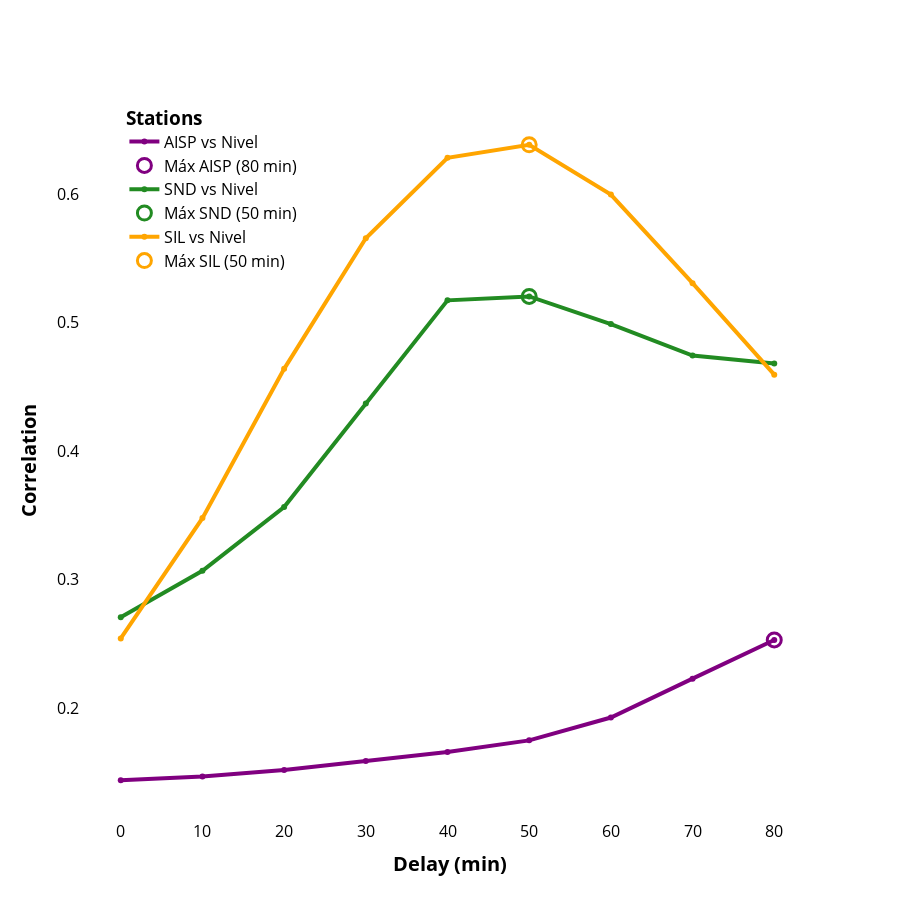

Notebook cell for this chart:
### Code cell
def cross_correlation(x, y, lag_step=10, min_delay=0, max_delay=80):
    corr = correlate(x, y, mode='full')
    lags = np.arange(-len(x) + 1, len(x))
    norm_factor = np.array([len(x) - abs(lag) for lag in lags])
    corr_norm = corr / norm_factor
    lags_minutes = lags * lag_step

    mask = (lags_minutes >= min_delay) & (lags_minutes <= max_delay)
    lags_minutes_filtered = lags_minutes[mask]
    corr_norm_filtered = corr_norm[mask]

    best_idx = np.argmax(np.abs(corr_norm_filtered))
    best_lag = lags_minutes_filtered[best_idx]
    best_corr = corr_norm_filtered[best_idx]

    return lags_minutes_filtered, corr_norm_filtered, best_lag, best_corr

# Extraer las señales
nivel1 = merged1_std['nivel_std'].values
aisp = merged1_std['aisp_std'].values
nivel2 = merged2_std['nivel_std'].values
snd = merged2_std['snd_std'].values
nivel3 = merged3_std['nivel_std'].values
sil = merged3_std['sil_std'].values

# Calcular las correlaciones
lags_aisp, corr_aisp, lag_aisp, corr_max_aisp = cross_correlation(nivel1, aisp)
lags_snd, corr_snd, lag_snd, corr_max_snd = cross_correlation(nivel2, snd)
lags_sil, corr_sil, lag_sil, corr_max_sil = cross_correlation(nivel3, sil)

# Crear la figura
fig = go.Figure()

fig.add_trace(go.Scatter(x=lags_aisp, y=corr_aisp, mode='lines+markers', name='AISP vs Nivel', line=dict(width=4, color='purple')))
fig.add_trace(go.Scatter(
    x=[lag_aisp], y=[corr_max_aisp],
    mode='markers',
    name=f'Máx AISP ({lag_aisp} min)',
    marker=dict(
        size=14,
        color='purple',              # Relleno blanco
        symbol='circle-open',       # Círculo abierto (solo borde)
        line=dict(color='purple', width=3)
    )
))

fig.add_trace(go.Scatter(x=lags_snd, y=corr_snd, mode='lines+markers', name='SND vs Nivel', line=dict(width=4, color='forestgreen')))
fig.add_trace(go.Scatter(
    x=[lag_snd], y=[corr_max_snd],
    mode='markers',
    name=f'Máx SND ({lag_snd} min)',
    marker=dict(
        size=14,
        color='forestgreen',
        symbol='circle-open',
        line=dict(color='forestgreen', width=3)
    )
))

fig.add_trace(go.Scatter(x=lags_sil, y=corr_sil, mode='lines+markers', name='SIL vs Nivel', line=dict(width=4, color='orange')))
fig.add_trace(go.Scatter(
    x=[lag_sil], y=[corr_max_sil],
    mode='markers',
    name=f'Máx SIL ({lag_sil} min)',
    marker=dict(
        size=14,
        color='orange',
        symbol='circle-open',
        line=dict(color='orange', width=3)
    )
))

# Anotaciones
"""for lag, corr, label, color in [
    (lag_aisp, corr_max_aisp, "AISP", "purple"),
    (lag_snd, corr_max_snd, "SND", "forestgreen"),
    (lag_sil, corr_max_sil, "SIL", "orange")
]:
    fig.add_annotation(
        x=lag,
        y=corr,
        text=f"{label}<br>{lag} min<br>{corr:.3f}",
        showarrow=False,
        arrowhead=2,
        ax=0,
        ay=-40,
        bgcolor="white",
        font=dict(color=color)
    )"""

fig.update_layout(
    xaxis_title="<b>Delay (min)</b>",
    yaxis_title="<b>Correlation</b>",
    plot_bgcolor='white',
    paper_bgcolor='white',
    width=900,
    height=900,
    legend=dict(
        title='<b>Stations</b>',
        font=dict(size=16, color='black'),
        x=0.06,           # Posición horizontal (0 = izquierda, 1 = derecha)
        y=1,           # Posición vertical (1 = arriba, 0 = abajo)
        xanchor='left',
        yanchor='top',
        bgcolor='rgba(255,255,255,0.7)'  # Fondo semitransparente para mejorar legibilidad
    ),
    xaxis=dict(title_font=dict(size=20,color='black'), tickfont=dict(size=16,color='black'),tickcolor='black',),
    yaxis=dict(title_font=dict(size=20,color='black'), tickfont=dict(size=16,color='black'))
)

fig.show()

### Figure 1 — Plotly figure (JSON) as saved in the notebook; plotly's stock layout.template omitted (floating-point values rounded to 4 significant figures)
{"data": [{"line": {"color": "purple", "width": 4}, "mode": "lines+markers", "name": "AISP vs Nivel", "type": "scatter", "x": [0, 10, 20, 30, 40, 50, 60, 70, 80], "y": [0.1441, 0.1471, 0.1521, 0.1591, 0.1661, 0.1752, 0.1929, 0.2232, 0.2533]}, {"marker": {"color": "purple", "line": {"color": "purple", "width": 3}, "size": 14, "symbol": "circle-open"}, "mode": "markers", "name": "Máx AISP (80 min)", "type": "scatter", "x": [80], "y": [0.2533]}, {"line": {"color": "forestgreen", "width": 4}, "mode": "lines+markers", "name": "SND vs Nivel", "type": "scatter", "x": [0, 10, 20, 30, 40, 50, 60, 70, 80], "y": [0.2709, 0.3071, 0.3566, 0.4372, 0.5174, 0.5205, 0.4989, 0.4745, 0.4684]}, {"marker": {"color": "forestgreen", "line": {"color": "forestgreen", "width": 3}, "size": 14, "symbol": "circle-open"}, "mode": "markers", "name": "Máx SND (50 min)", "type": "scatter", "x": [50], "y": [0.5205]}, {"line": {"color": "orange", "width": 4}, "mode": "lines+markers", "name": "SIL vs Nivel", "type": "scatter", "x": [0, 10, 20, 30, 40, 50, 60, 70, 80], "y": [0.2545, 0.3481, 0.4641, 0.5657, 0.6283, 0.6384, 0.5997, 0.5308, 0.4596]}, {"marker": {"color": "orange", "line": {"color": "orange", "width": 3}, "size": 14, "symbol": "circle-open"}, "mode": "markers", "name": "Máx SIL (50 min)", "type": "scatter", "x": [50], "y": [0.6384]}], "layout": {"height": 900, "legend": {"bgcolor": "rgba(255,255,255,0.7)", "font": {"color": "black", "size": 16}, "title": {"text": "<b>Stations</b>"}, "x": 0.06, "xanchor": "left", "y": 1, "yanchor": "top"}, "paper_bgcolor": "white", "plot_bgcolor": "white", "width": 900, "xaxis": {"autorange": true, "range": [-4.989, 85.6], "tickcolor": "black", "tickfont": {"color": "black", "size": 16}, "title": {"font": {"color": "black", "size": 20}, "text": "<b>Delay (min)</b>"}, "type": "linear"}, "yaxis": {"autorange": true, "range": [0.1132, 0.6732], "tickfont": {"color": "black", "size": 16}, "title": {"font": {"color": "black", "size": 20}, "text": "<b>Correlation</b>"}, "type": "linear"}}}
